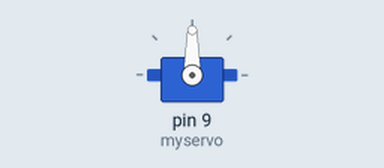
A sketch run on a simulated Arduino Uno, built with avr-gcc and run on an emulated ATmega328P. Parts: servo.

Above: at 0.05 s.
At 3.0 s:
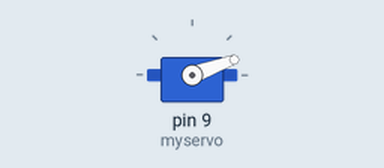
At 6.0 s:
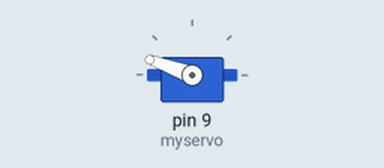
Timing chart, 0 to 7.8 s (numbered marks = the images above):
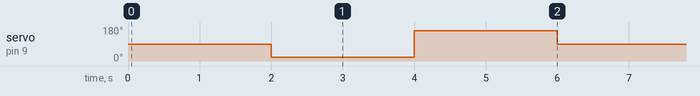

The sketch:

Servomotor.ino
```cpp
#include <Servo.h>
Servo myservo;

void setup() {
  myservo.attach(9);
}

void loop() {
  myservo.write(90);
  delay(2000);
  myservo.write(20);
  delay(2000);
  myservo.write(160);
  delay(2000);
}
```

Measured:
- by itself, servo on pin 9 (myservo): repeats every 6.0 s: 160° 2.0 s, 90° 2.0 s, 20° 2.0 s
